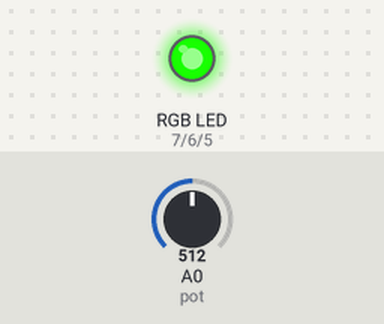
The sketch below on a simulated Arduino Uno, built with avr-gcc and run on an emulated ATmega328P. Parts: an RGB LED mixed from three pins (HIGH = lit). The test bench sets the inputs (shaded band); at power-on: A0 (pot) = 512.

Above: at 1.2 s.
1.3 s: A0 (pot) set to 374
At 2.4 s:
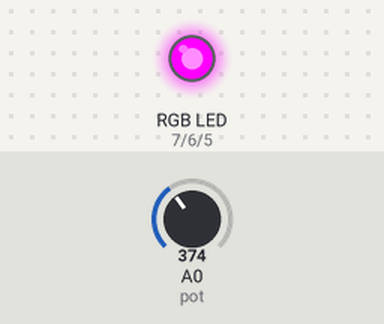
2.8 s: A0 (pot) set to 266
4.3 s: A0 (pot) set to 241
At 4.9 s:
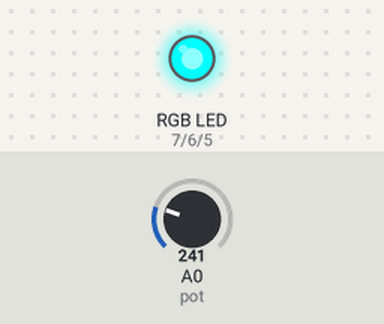
5.8 s: A0 (pot) set to 136
7.3 s: A0 (pot) set to 118
At 8.3 s:
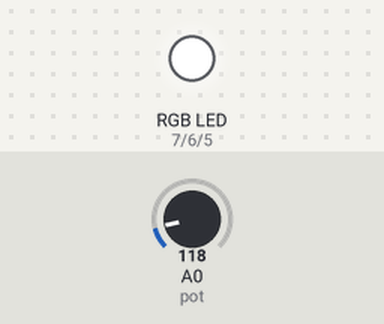
8.8 s: A0 (pot) set to 138
At 9.5 s:
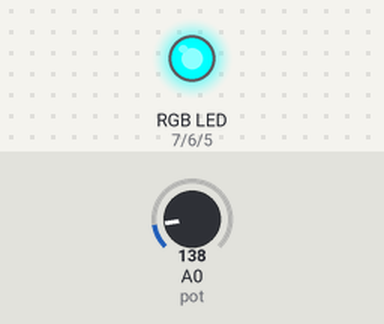
Timing chart, 0 to 11.3 s (numbered marks = the images above; inputs shaded):
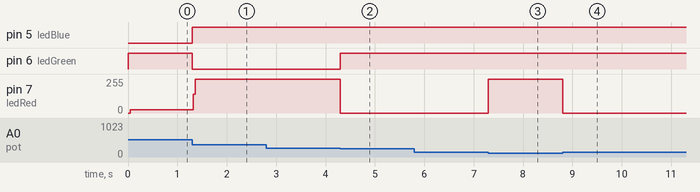

Measured:
- the behaviour switches between 257 and 256 on A0 (pot) (found by bisection; images 1 and 2)
- the behaviour switches between 129 and 128 on A0 (pot) (found by bisection; images 2 and 3)
- after the input at 1.3 s, pin 5 (ledBlue): LOW → HIGH at once; pin 6 (ledGreen): HIGH → LOW at once; pin 7 (ledRed): 24/255 → 255/255 at once
- after the input at 2.8 s, every drawn part: stays the same
- after the input at 4.3 s, pin 6 (ledGreen): LOW → HIGH at once; pin 7 (ledRed): 255/255 → 0/255 at once
- after the input at 5.8 s, every drawn part: stays the same
- after the input at 7.3 s, pin 7 (ledRed): 0/255 → 255/255 at once
- after the input at 8.8 s, pin 7 (ledRed): 255/255 → 0/255 at once

The sketch:

7_troque_a_cor_das_luzes.ino
```cpp
//Projeto 7 - Troque a cor das luzes

int ledRed = 7;      //pino LED Vermelho
int ledGreen = 6;    //pino LED Verde
int ledBlue = 5;     //pino LED Azul
int pot = A0;

int valorPot;

void setup() {
  pinMode(ledRed, OUTPUT);
  pinMode(ledGreen, OUTPUT);
  pinMode(ledBlue, OUTPUT);
  apagaLed();
}

void loop() {
  valorPot = analogRead(pot);     //lê o valor do potenciômetro (de 0 a 1023)

  if (valorPot >= 0 && valorPot <= 128) { apagaLed(); }              //menor que 128 apaga o LED
  if (valorPot > 128 && valorPot <= 256) { acendeVermelho(); }       //entre 128 e 256, acende vermelho
  if (valorPot > 256 && valorPot <= 384) { acendeVerde(); }          //entre 256 e 384, acende verde
  if (valorPot > 384 && valorPot <= 512) { acendeAzul(); }           //entre 384 e 512, acende azul
  if (valorPot >= 512 && valorPot <= 640) { acendeMargenta(); }      //entre 512 e 640, acende margenta
  if (valorPot > 640 && valorPot <= 768) { acendeAmarelo(); }        //entre 640 e 768, acende amarelo
  if (valorPot > 768 && valorPot <= 896) { acendeCiano(); }          //entre 768 e 896, acende ciano
  if (valorPot > 896 && valorPot <= 1023) { acendeBranco(); }        //entre 896 e 1023, acende branco

}

//Funções que acendem uma cor e apaga as outras.
void acendeVermelho() {
  digitalWrite(ledRed, LOW);
  digitalWrite(ledGreen, HIGH);
  digitalWrite(ledBlue, HIGH);
}

void acendeVerde() {
  digitalWrite(ledRed, HIGH);
  digitalWrite(ledGreen, LOW);
  digitalWrite(ledBlue, HIGH);
}

void acendeAzul() {
  digitalWrite(ledRed, HIGH);
  digitalWrite(ledGreen, HIGH);
  digitalWrite(ledBlue, LOW);
}

void acendeMargenta() {
  digitalWrite(ledRed, LOW);
  digitalWrite(ledGreen, HIGH);
  digitalWrite(ledBlue, LOW);
}

void acendeAmarelo() {
  digitalWrite(ledRed, LOW);
  digitalWrite(ledGreen, LOW);
  digitalWrite(ledBlue, HIGH);
}

void acendeCiano() {
  digitalWrite(ledRed, HIGH);
  digitalWrite(ledGreen, LOW);
  digitalWrite(ledBlue, LOW);
}

void acendeBranco() {
  digitalWrite(ledRed, LOW);
  digitalWrite(ledGreen, LOW);
  digitalWrite(ledBlue, LOW);
}


//Função que apaga p LED.
void apagaLed() {
  digitalWrite(ledRed, HIGH);
  digitalWrite(ledGreen, HIGH);
  digitalWrite(ledBlue, HIGH);
}
```
